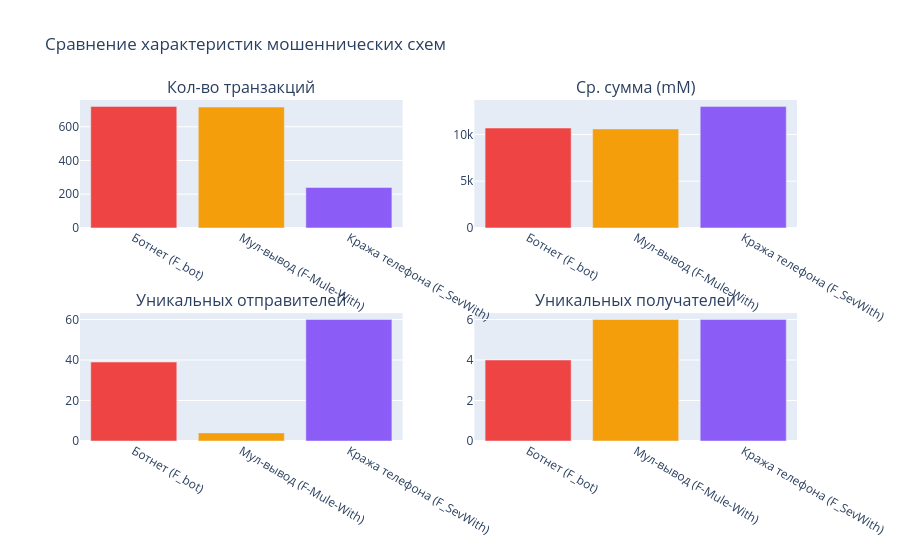

Write notebook code for a chart like this one.
### Code cell
# Plotly: сравнительная таблица-диаграмма
metrics = ['Кол-во транзакций', 'Ср. сумма (mM)', 'Уникальных отправителей', 'Уникальных получателей']
colors_comp = ['#EF4444', '#F59E0B', '#8B5CF6']

fig7 = make_subplots(rows=2, cols=2, subplot_titles=metrics)

positions = [(1,1),(1,2),(2,1),(2,2)]
for idx, metric in enumerate(metrics):
    r, c = positions[idx]
    fig7.add_trace(go.Bar(
        x=comp_df.index,
        y=comp_df[metric],
        marker_color=colors_comp,
        showlegend=False,
        hovertemplate='<b>%{x}</b><br>' + metric + ': %{y:,.1f}<extra></extra>'
    ), row=r, col=c)

fig7.update_layout(
    title='Сравнение характеристик мошеннических схем',
    height=550
)
fig7.show()

### Figure 1 — Plotly figure (JSON) as saved in the notebook; plotly's stock layout.template omitted (floating-point values rounded to 4 significant figures)
{"data": [{"hovertemplate": "<b>%{x}</b><br>Кол-во транзакций: %{y:,.1f}<extra></extra>", "marker": {"color": ["#EF4444", "#F59E0B", "#8B5CF6"]}, "showlegend": false, "type": "bar", "x": ["Ботнет (F_bot)", "Мул-вывод (F-Mule-With)", "Кража телефона (F_SevWith)"], "xaxis": "x", "y": [721, 717, 240], "yaxis": "y"}, {"hovertemplate": "<b>%{x}</b><br>Ср. сумма (mM): %{y:,.1f}<extra></extra>", "marker": {"color": ["#EF4444", "#F59E0B", "#8B5CF6"]}, "showlegend": false, "type": "bar", "x": ["Ботнет (F_bot)", "Мул-вывод (F-Mule-With)", "Кража телефона (F_SevWith)"], "xaxis": "x2", "y": [10690.0, 10590.0, 13010.0], "yaxis": "y2"}, {"hovertemplate": "<b>%{x}</b><br>Уникальных отправителей: %{y:,.1f}<extra></extra>", "marker": {"color": ["#EF4444", "#F59E0B", "#8B5CF6"]}, "showlegend": false, "type": "bar", "x": ["Ботнет (F_bot)", "Мул-вывод (F-Mule-With)", "Кража телефона (F_SevWith)"], "xaxis": "x3", "y": [39, 4, 60], "yaxis": "y3"}, {"hovertemplate": "<b>%{x}</b><br>Уникальных получателей: %{y:,.1f}<extra></extra>", "marker": {"color": ["#EF4444", "#F59E0B", "#8B5CF6"]}, "showlegend": false, "type": "bar", "x": ["Ботнет (F_bot)", "Мул-вывод (F-Mule-With)", "Кража телефона (F_SevWith)"], "xaxis": "x4", "y": [4, 6, 6], "yaxis": "y4"}], "layout": {"annotations": [{"font": {"size": 16}, "showarrow": false, "text": "Кол-во транзакций", "x": 0.225, "xanchor": "center", "xref": "paper", "y": 1, "yanchor": "bottom", "yref": "paper"}, {"font": {"size": 16}, "showarrow": false, "text": "Ср. сумма (mM)", "x": 0.775, "xanchor": "center", "xref": "paper", "y": 1, "yanchor": "bottom", "yref": "paper"}, {"font": {"size": 16}, "showarrow": false, "text": "Уникальных отправителей", "x": 0.225, "xanchor": "center", "xref": "paper", "y": 0.375, "yanchor": "bottom", "yref": "paper"}, {"font": {"size": 16}, "showarrow": false, "text": "Уникальных получателей", "x": 0.775, "xanchor": "center", "xref": "paper", "y": 0.375, "yanchor": "bottom", "yref": "paper"}], "height": 550, "title": {"text": "Сравнение характеристик мошеннических схем"}, "xaxis": {"anchor": "y", "domain": [0, 0.45]}, "xaxis2": {"anchor": "y2", "domain": [0.55, 1]}, "xaxis3": {"anchor": "y3", "domain": [0, 0.45]}, "xaxis4": {"anchor": "y4", "domain": [0.55, 1]}, "yaxis": {"anchor": "x", "domain": [0.625, 1]}, "yaxis2": {"anchor": "x2", "domain": [0.625, 1]}, "yaxis3": {"anchor": "x3", "domain": [0, 0.375]}, "yaxis4": {"anchor": "x4", "domain": [0, 0.375]}}}
